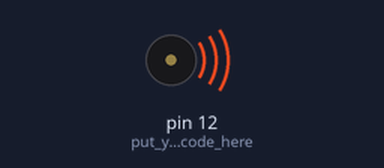
This sketch was run on a simulated Arduino Uno, built with avr-gcc and run on an emulated ATmega328P. On the bench: buzzer (waves = sounding).

Above: at 0.5 s.
Timing chart, 0 to 10.4 s (numbered marks = the images above):
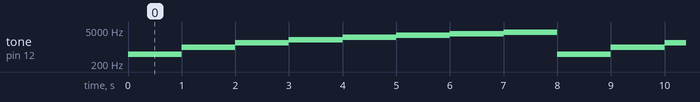

Measured:
- by itself, tone on pin 12 (put_your_setup_code_here): repeats every 8.0 s: 1000 Hz 1.0 s, 1500 Hz 1.0 s, 2000 Hz 1.0 s, 2500 Hz 1.0 s, 3000 Hz 1.0 s, 3500 Hz 1.0 s, 4000 Hz 1.0 s, 500 Hz 1.0 s

The sketch:

buzzer_growing_freq.ino
```cpp
//extern int k=1;
void setup() {

pinMode(12,OUTPUT);  // put your setup code here, to run once:

}

void loop() {

  // put your main code here, to run repeatedly:
 // PORTB=0b00000001;
  tone(12,500,1000);
  delay(1000);
  noTone(12);
  tone(12,1000,1000);
  delay(1000);
  noTone(12);
  tone(12,1500,1000);
  delay(1000);
  noTone(12);
  tone(12,2000,1000);
  delay(1000);
  noTone(12);
  tone(12,2500,1000);
  delay(1000);
  noTone(12);
  tone(12,3000,1000);
  delay(1000);
  noTone(12);
  tone(12,3500,1000);
  delay(1000);
  noTone(12);
  tone(12,4000,1000);
  delay(1000);
  noTone(12);

}
```
